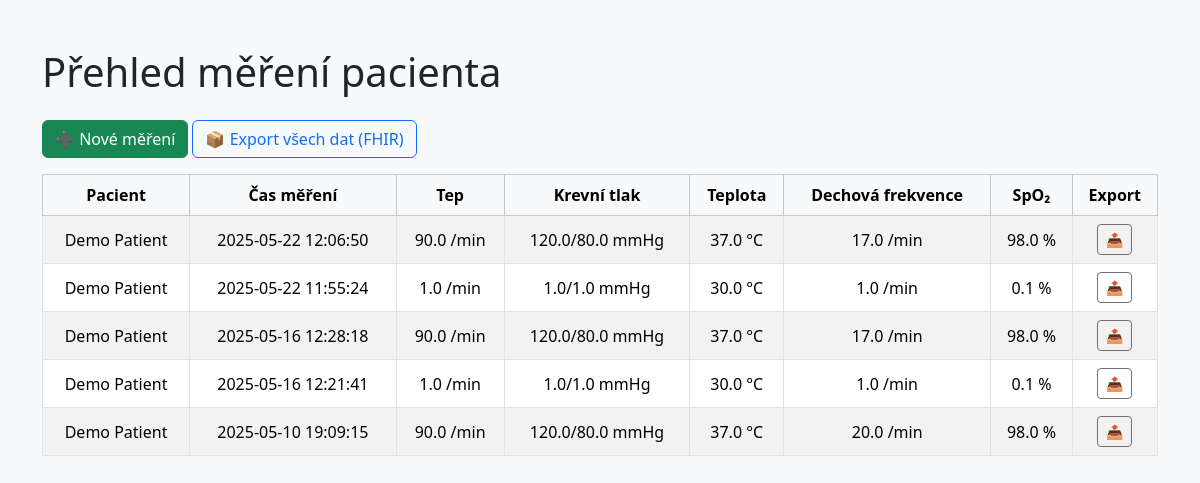
The page / on the database its author committed.
### models/ehr_models.py (models this page shows)
class Patient(Base):
    __tablename__ = "patient"
    id = Column(Integer, primary_key=True, autoincrement=True)
    name = Column(String, nullable=False)
    birth_date = Column(DateTime, nullable=False)
    ehr = relationship("EHR", back_populates="patient", uselist=False)

### main.py (the view)
@app.get("/")
def home(request: Request):
    db = SessionLocal()
    patient = db.query(Patient).filter_by(name="Demo Patient").first()
    measurements = []
    if patient and patient.ehr:
        for composition in patient.ehr.compositions:
            row = {
                "composition_id": composition.id,
                "patient_name": patient.name,
                "timestamp": composition.start_time.strftime("%Y-%m-%d %H:%M:%S"),
                "heart_rate": "-",
                "blood_pressure": "-",
                "temperature": "-",
                "respiration": "-",
                "spo2": "-",
            }
            if composition.pulse:
                row["heart_rate"] = (
                    f"{composition.pulse[0].rate} {composition.pulse[0].rate_unit}"
                )
            if composition.blood_pressure:
                bp = composition.blood_pressure[0]
                row["blood_pressure"] = f"{bp.systolic}/{bp.diastolic} mmHg"
            if composition.body_temperature:
                row["temperature"] = f"{composition.body_temperature[0].temperature} °C"
            if composition.respiration:
                row["respiration"] = (
                    f"{composition.respiration[0].rate} {composition.respiration[0].rate_unit}"
                )
            if composition.pulse_oximetry:
                row["spo2"] = f"{composition.pulse_oximetry[0].spo2_numerator} %"
            measurements.append(row)
    db.close()
    return templates.TemplateResponse(
        "index.html",
        {
            "request": request,
            "measurements": sorted(
                measurements, key=lambda x: x["timestamp"], reverse=True
            ),
        },
    )

### templates/index.html (shortened to what this page needs)
<!DOCTYPE html>
<html lang="cs">
<head>
    <link href="https://cdn.jsdelivr.net/npm/bootstrap@5.3.3/dist/css/bootstrap.min.css" rel="stylesheet">
</head>
<body class="bg-light">
    <div class="container py-5">
        <h1 class="mb-4">Přehled měření pacienta</h1>
        <div class="mb-3">
            <a href="/composition" class="btn btn-success">➕ Nové měření</a>
            <a href="/export/fhir" class="btn btn-outline-primary">📦 Export všech dat (FHIR)</a>
        </div>
        {% if measurements %}
            <div class="table-responsive">
                <table class="table table-bordered table-striped align-middle text-center">
                    <thead class="table-light">
                        <tr>
                            <th>Pacient</th>
                            <th>Čas měření</th>
                            <th>Tep</th>
                            <th>Krevní tlak</th>
                            <th>Teplota</th>
                            <th>Dechová frekvence</th>
                            <th>SpO₂</th>
                            <th>Export</th>
                        </tr>
                    </thead>
                    <tbody>
                        {% for row in measurements %}
                            <tr>
                                <td>{{ row.patient_name }}</td>
                                <td>{{ row.timestamp }}</td>
                                <td>{{ row.heart_rate }}</td>
                                <td>{{ row.blood_pressure }}</td>
                                <td>{{ row.temperature }}</td>
                                <td>{{ row.respiration }}</td>
                                <td>{{ row.spo2 }}</td>
                                <td>
                                    <a href="/export/fhir/{{ row.composition_id }}" class="btn btn-sm btn-outline-secondary">📤</a>
                                </td>
                            </tr>
                        {% endfor %}
                    </tbody>
                </table>
            </div>
        {% else %}
            <div class="alert alert-info">Zatím nejsou k dispozici žádná měření.</div>
        {% endif %}
    </div>
</body>
</html>

### rows shown on the page
Patient: patient_name "Demo Patient", timestamp "2025-05-22 12:06:50", heart_rate "90.0 /min", blood_pressure "120.0/80.0 mmHg", temperature "37.0 °C", respiration "17.0 /min", spo2 "98.0 %", timestamp "2025-05-22 11:55:24", heart_rate "1.0 /min", blood_pressure "1.0/1.0 mmHg", temperature "30.0 °C", respiration "1.0 /min", spo2 "0.1 %", timestamp "2025-05-16 12:28:18", timestamp "2025-05-16 12:21:41", timestamp "2025-05-10 19:09:15", respiration "20.0 /min"
